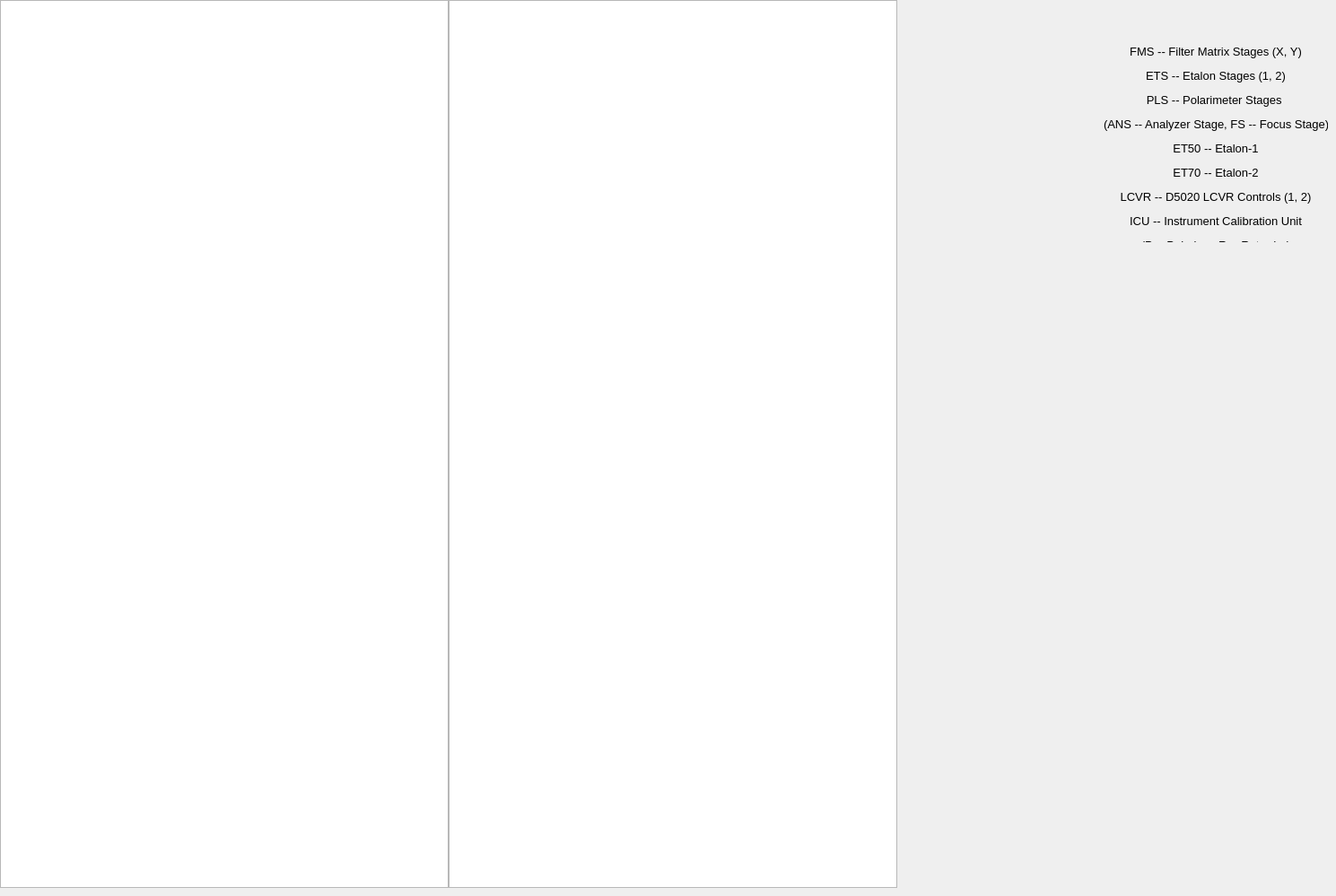
    <widget class="QWidget" name="tabInfo">
     <attribute name="title">
      <string>Info</string>
     </attribute>
     <widget class="QLabel" name="labelAbb">
      <property name="geometry">
       <rect>
        <x>1230</x>
        <y>50</y>
        <width>250</width>
        <height>220</height>
       </rect>
      </property>
      <property name="font">
       <font>
        <pointsize>10</pointsize>
       </font>
      </property>
      <property name="text">
       <string>&lt;html&gt;&lt;head/&gt;&lt;body&gt;&lt;p&gt;FMS -- Filter Matrix Stages (X, Y)&lt;/p&gt;&lt;p&gt;ETS -- Etalon Stages (1, 2)&lt;/p&gt;&lt;p&gt;PLS -- Polarimeter Stages &lt;/p&gt;&lt;p&gt;(ANS -- Analyzer Stage, FS -- Focus Stage)&lt;/p&gt;&lt;p&gt;ET50 -- Etalon-1&lt;/p&gt;&lt;p&gt;ET70 -- Etalon-2&lt;/p&gt;&lt;p&gt;LCVR -- D5020 LCVR Controls (1, 2)&lt;/p&gt;&lt;p&gt;ICU -- Instrument Calibration Unit&lt;/p&gt;&lt;p&gt;(P -- Polarizer, R -- Retarder)&lt;/p&gt;&lt;/body&gt;&lt;/html&gt;</string>
      </property>
      <property name="alignment">
       <set>Qt::AlignCenter</set>
      </property>
     </widget>
     <widget class="QTableWidget" name="tableWidgetCoreSettings">
      <property name="geometry">
       <rect>
        <x>0</x>
        <y>0</y>
        <width>500</width>
        <height>990</height>
       </rect>
      </property>
      <property name="font">
       <font>
        <pointsize>10</pointsize>
       </font>
      </property>
      <attribute name="horizontalHeaderMinimumSectionSize">
       <number>30</number>
      </attribute>
      <attribute name="horizontalHeaderDefaultSectionSize">
       <number>30</number>
      </attribute>
     </widget>
     <widget class="QTableWidget" name="tableWidgetObsSettings">
      <property name="geometry">
       <rect>
        <x>500</x>
        <y>0</y>
        <width>500</width>
        <height>990</height>
       </rect>
      </property>
      <property name="font">
       <font>
        <pointsize>10</pointsize>
       </font>
      </property>
      <attribute name="horizontalHeaderMinimumSectionSize">
       <number>30</number>
      </attribute>
      <attribute name="horizontalHeaderDefaultSectionSize">
       <number>30</number>
      </attribute>
     </widget>
    </widget>
